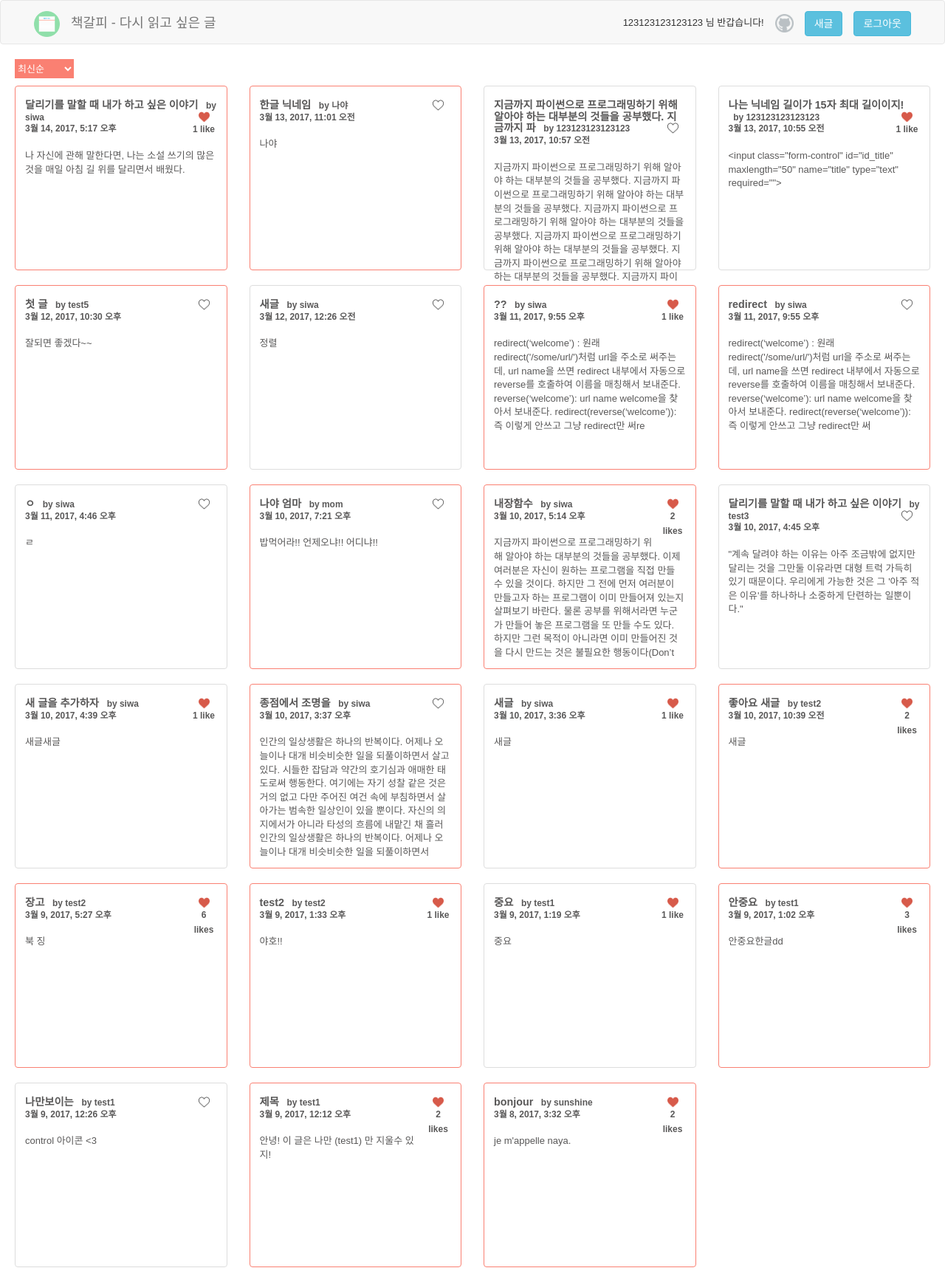
Screenshot of / (signed in) with the database file from the repository.
### memo_app/models.py (models this page shows, shortened)
class Memos(models.Model):
    name_id = models.ForeignKey(User, on_delete = models.CASCADE)
    title = models.CharField(max_length = 50, db_column='제목')
    text = models.TextField(max_length = 230, db_column='내용', help_text='메모 내용은 230자 이내로 입력 가능합니다.')
    update_date = models.DateTimeField()
    priority = models.BooleanField(db_column='중요')
    likes = models.ManyToManyField(User, related_name='likes')
    @property
    def total_likes(self):
        return self.likes.count()

### memo_app/views.py (the view)
# urls.py: url(r'^$', views.index, name='index'),
def index(request):
    sort = request.GET.get('sort','')
    if sort == 'likes':
        memos = Memos.objects.annotate(like_count=Count('likes')).order_by('-like_count', '-update_date')
        return render(request, 'memo_app/index.html', {'memos' : memos})
    elif sort == 'mypost':
        user = request.user
        memos = Memos.objects.filter(name_id = user).order_by('-update_date') #복수를 가져올수 있음
        return render(request, 'memo_app/index.html', {'memos' : memos})
    else:
        memos = Memos.objects.order_by('-update_date')
        return render(request, 'memo_app/index.html', {'memos' : memos})

### memo_app/templates/memo_app/index.html (shortened to what this page needs)
{% extends 'memo_app/base.html' %}
{% block header %}
{% load staticfiles %}
  {% if user.is_authenticated %}
  <div class="new">
    <a href="{% url 'logout' %}">
      <button type="button" class="btn btn-info navbar-btn">로그아웃</button>
    </a>
  </div>
  <div class="new">
    <a href="{% url 'new_memo' %}">
      <button type="button" class="btn btn-info navbar-btn">새글</button>
    </a>
  </div>
  {% endif %}
  <div class="new">
    <a href="https://github.com/wayhome25" class="git_wrap">
      <img class="git" alt="logo" src="{% static 'image/github.png'%}">
    </a>
  </div>
  <div class="new">
  {% if user.is_authenticated %}
      <p class="guide"> <span id="user_name">{{ user.username }}</span> 님 반갑습니다!</p>
  {% else %}
      <p class="guide">서비스 사용을 위해서 로그인이 필요합니다.</p>
  {% endif %}
  </div>
{% endblock header %}
{% block container%}
  <div class="container">
    <select id="sort-select" onchange="location = this.value;">
     <option class="sort-date" value="/">최신순</option>
    </select>
    <div class="row">
      {% for memo in memos %}
      <div class="col-xs-6 col-sm-4 col-md-3">
        {% if memo.priority == True %}
        <div class="thumbnail priority">
          <div class="caption">
            <h2>{{memo.title}}
              <span class="like_button">
                {% if memo.total_likes == 0 %}
                <a class="like" id="{{ memo.id }}"><img id = "like-img{{ memo.id }}" src="{% static 'image/like_before.png' %}" alt="클릭시 좋아요"></a>
                {% elif memo.total_likes == 1%}
                <a class="like" id="{{ memo.id }}"><img id = "like-img{{ memo.id }}" src="{% static 'image/like_after.png' %}" alt="클릭시 좋아요 취소"></a>
                <span class= "like_count" id="count{{ memo.id }}">{{ memo.total_likes}} like</span>
                {% else %}
                <a class="like" id="{{ memo.id }}"><img id = "like-img{{ memo.id }}" src="{% static 'image/like_after.png' %}" alt="클릭시 좋아요 취소"></a>
                <span class= "like_count" id="count{{ memo.id }}">{{ memo.total_likes}} likes</span>
                {% endif %}
              </span>
              <span>&nbsp;&nbsp;by <span class= "writer_name">{{memo.name_id}}</span></span><br><span class="date">{{memo.update_date}}</span>
            </h2>
            <p>{{memo.text}}</p>
          </div>
        </div>
        {% else %}
        <div class="thumbnail">
          <div class="caption">
            <h2>{{memo.title}}
              <span class="like_button">
                {% if memo.total_likes == 0 %}
                <a class="like" id="{{ memo.id }}"><img id = "like-img{{ memo.id }}" src="{% static 'image/like_before.png' %}" alt="클릭시 좋아요"></a>
                {% elif memo.total_likes == 1%}
                <a class="like" id="{{ memo.id }}"><img id = "like-img{{ memo.id }}" src="{% static 'image/like_after.png' %}" alt="클릭시 좋아요 취소"></a>
                <span class= "like_count" id="count{{ memo.id }}">{{ memo.total_likes}} like</span>
                {% else %}
                <a class="like" id="{{ memo.id }}"><img id = "like-img{{ memo.id }}" src="{% static 'image/like_after.png' %}" alt="클릭시 좋아요 취소"></a>
                <span class= "like_count" id="count{{ memo.id }}">{{ memo.total_likes}} likes</span>
                {% endif %}
              </span>
              <span>&nbsp;&nbsp;by <span class = "writer_name">{{memo.name_id}}</span></span><br><span class="date">{{memo.update_date}}</span>
            </h2>
            <p>{{memo.text}}</p>
          </div>
        </div>
        {% endif %}
      </div>
      {% endfor %}
    </div>
  </div>
</body>
</html>
{% endblock container %}

### memo_app/static/css/default-style.css (style rules this page uses)
* { font-family: "PT Sans",Helvetica,Arial,sans-serif !important; }
html { font-size: 13px; }
body { font-size: 1rem; }
.git { width: 25px; }
.git_wrap { opacity: 0.3; }
.new { float: right; line-height: 60px; margin-right: 15px; }
#sort-select { height: 2rem; width: 80px; margin-bottom: 10px; border: none; background-color: salmon; color: #ffffff; }
.thumbnail .caption { color: #595858; }
.thumbnail { height: 250px; background: ; }
.caption > h2 { font-size: 1.1rem; margin-top: 5px; margin-bottom: 20px; font-weight: 600 !important; color: #595858; }
h2 > span { font-size: 0.92rem; }
.caption > p { height: 170px; font-size: 1rem; color: #595858; }
.date { font-size: 0.92rem; }
.container, .container-fluid, .navbar-default { width: 650px; }
.like_button { float: right; width: 35px; text-align: center; }
.like_count { line-height: 1.5rem; }
.like { cursor: pointer; }
.like > img { width: 15px; }
.priority { border-color: salmon; }
.guide { display: none; }
@media (min-width: 768px) { .container { width: 900px; } }
@media (min-width: 992px) { .container { width: 1270px; } }
@media (min-width: 992px) { .guide { display: inline; } }
@media (min-width: 1200px) { .container { width: 1270px; } }

### rows the page displays
Memos: title "달리기를 말할 때 내가 하고 싶은 이야기", total_likes "1", name_id "siwa", update_date "3월 14, 2017, 5:17 오후", text "나 자신에 관해 말한다면, 나는 소설 쓰기의 많은 것을 매일 아침 길 위를 달리면서 배웠다."
Memos: title "한글 닉네임", name_id "나야", update_date "3월 13, 2017, 11:01 오전", text "나야"
Memos: title "지금까지 파이썬으로 프로그래밍하기 위해 알아야 하는 대부분의 것들을 공부했다. 지금까지 파", name_id "123123123123123", update_date "3월 13, 2017, 10:57 오전", text "지금까지 파이썬으로 프로그래밍하기 위해 알아야 하는 대부분의 것들을 공부했다. 지금까지 파이썬으로 프로그래밍하기 위해 알아야 하는 대부분의 것들을 공부했다. 지금까지 파이썬으로 프로그래밍하기 위해 알아야 하는 대부분의 것들을 공부했다. 지금까지 파이썬으로 프로그래밍하기 위해 알아야 하는 대부분의 것들을 공부했다. 지금까지 파이썬으로 프로그래밍하기 위해 알아야 하는 대부분의 것들을 공부했다. 지금까지…"
Memos: title "나는 닉네임 길이가 15자 최대 길이이지!", total_likes "1", name_id "123123123123123", update_date "3월 13, 2017, 10:55 오전", text "<input class=\"form-control\" id=\"id_title\" maxlength=\"50\" name=\"title\" type=\"text\" required=\"\">"
Memos: title "첫 글", name_id "test5", update_date "3월 12, 2017, 10:30 오후", text "잘되면 좋겠다~~"
Memos: title "새글", name_id "siwa", update_date "3월 12, 2017, 12:26 오전", text "정렬"
Memos: title "??", total_likes "1", name_id "siwa", update_date "3월 11, 2017, 9:55 오후", text "redirect(‘welcome’) : 원래 redirect('/some/url/')처럼 url을 주소로 써주는데, url name을 쓰면 redirect 내부에서 자동으로 reverse를 호출하여 이름을 매칭해서 보내준다. reverse(‘welcome’): url name welcome을 찾아서 보내준다. redirect(reverse(‘welcome’)): 즉 이렇게 안쓰고 그냥 redirect만 써re"
Memos: title "redirect", name_id "siwa", update_date "3월 11, 2017, 9:55 오후", text "redirect(‘welcome’) : 원래 redirect('/some/url/')처럼 url을 주소로 써주는데, url name을 쓰면 redirect 내부에서 자동으로 reverse를 호출하여 이름을 매칭해서 보내준다. reverse(‘welcome’): url name welcome을 찾아서 보내준다. redirect(reverse(‘welcome’)): 즉 이렇게 안쓰고 그냥 redirect만 써"
Memos: title "ㅇ", name_id "siwa", update_date "3월 11, 2017, 4:46 오후", text "ㄹ"
Memos: title "나야 엄마", name_id "mom", update_date "3월 10, 2017, 7:21 오후", text "밥먹어라!! 언제오냐!! 어디냐!!"
Memos: title "내장함수", total_likes "2", name_id "siwa", update_date "3월 10, 2017, 5:14 오후", text "지금까지 파이썬으로 프로그래밍하기 위해 알아야 하는 대부분의 것들을 공부했다. 이제 여러분은 자신이 원하는 프로그램을 직접 만들 수 있을 것이다. 하지만 그 전에 먼저 여러분이 만들고자 하는 프로그램이 이미 만들어져 있는지 살펴보기 바란다. 물론 공부를 위해서라면 누군가 만들어 놓은 프로그램을 또 만들 수도 있다. 하지만 그런 목적이 아니라면 이미 만들어진 것을 다시 만드는 것은 불필요한 행동이다(Don’t"
Memos: title "달리기를 말할 때 내가 하고 싶은 이야기", name_id "test3", update_date "3월 10, 2017, 4:45 오후", text "\"계속 달려야 하는 이유는 아주 조금밖에 없지만 달리는 것을 그만둘 이유라면 대형 트럭 가득히 있기 때문이다. 우리에게 가능한 것은 그 '아주 적은 이유'를 하나하나 소중하게 단련하는 일뿐이다.\""
Memos: title "새 글을 추가하자", total_likes "1", name_id "siwa", update_date "3월 10, 2017, 4:39 오후", text "새글새글"
Memos: title "종점에서 조명을", name_id "siwa", update_date "3월 10, 2017, 3:37 오후", text "인간의 일상생활은 하나의 반복이다. 어제나 오늘이나 대개 비슷비슷한 일을 되풀이하면서 살고 있다. 시들한 잡담과 약간의 호기심과 애매한 태도로써 행동한다. 여기에는 자기 성찰 같은 것은 거의 없고 다만 주어진 여건 속에 부침하면서 살아가는 범속한 일상인이 있을 뿐이다. 자신의 의지에서가 아니라 타성의 흐름에 내맡긴 채 흘러 인간의 일상생활은 하나의 반복이다. 어제나 오늘이나 대개 비슷비슷한 일을 되풀이하면서"
Memos: title "새글", total_likes "1", name_id "siwa", update_date "3월 10, 2017, 3:36 오후", text "새글"
Memos: title "좋아요 새글", total_likes "2", name_id "test2", update_date "3월 10, 2017, 10:39 오전", text "새글"
Memos: title "장고", total_likes "6", name_id "test2", update_date "3월 9, 2017, 5:27 오후", text "북 징"
Memos: title "test2", total_likes "1", name_id "test2", update_date "3월 9, 2017, 1:33 오후", text "야호!!"
Memos: title "중요", total_likes "1", name_id "test1", update_date "3월 9, 2017, 1:19 오후", text "중요"
Memos: title "안중요", total_likes "3", name_id "test1", update_date "3월 9, 2017, 1:02 오후", text "안중요한글dd"
Memos: title "나만보이는", name_id "test1", update_date "3월 9, 2017, 12:26 오후", text "control 아이콘 <3"
Memos: title "제목", total_likes "2", name_id "test1", update_date "3월 9, 2017, 12:12 오후", text "안녕! 이 글은 나만 (test1) 만 지울수 있지!"
Memos: title "bonjour", total_likes "2", name_id "sunshine", update_date "3월 8, 2017, 3:32 오후", text "je m'appelle naya."

### other values shown
{{ user.username }} "123123123123123"
